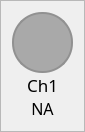
                     <widget class="QFrame" name="frame_ch1">
                      <property name="maximumSize">
                       <size>
                        <width>80</width>
                        <height>150</height>
                       </size>
                      </property>
                      <property name="styleSheet">
                       <string notr="true"/>
                      </property>
                      <property name="frameShape">
                       <enum>QFrame::StyledPanel</enum>
                      </property>
                      <property name="frameShadow">
                       <enum>QFrame::Raised</enum>
                      </property>
                      <layout class="QVBoxLayout" name="verticalLayout_7">
                       <property name="spacing">
                        <number>0</number>
                       </property>
                       <item>
                        <widget class="QFrame" name="frame_ch1_color">
                         <property name="sizePolicy">
                          <sizepolicy hsizetype="Fixed" vsizetype="Fixed">
                           <horstretch>0</horstretch>
                           <verstretch>0</verstretch>
                          </sizepolicy>
                         </property>
                         <property name="minimumSize">
                          <size>
                           <width>61</width>
                           <height>61</height>
                          </size>
                         </property>
                         <property name="maximumSize">
                          <size>
                           <width>1000</width>
                           <height>61</height>
                          </size>
                         </property>
                         <property name="sizeIncrement">
                          <size>
                           <width>1</width>
                           <height>1</height>
                          </size>
                         </property>
                         <property name="styleSheet">
                          <string notr="true">border: 2px solid rgb(145, 145, 145);
border-radius: 30px;
background-color: rgb(169, 169, 169);</string>
                         </property>
                         <property name="frameShape">
                          <enum>QFrame::StyledPanel</enum>
                         </property>
                         <property name="frameShadow">
                          <enum>QFrame::Raised</enum>
                         </property>
                        </widget>
                       </item>
                       <item>
                        <widget class="QLabel" name="label_ch1">
                         <property name="minimumSize">
                          <size>
                           <width>61</width>
                           <height>0</height>
                          </size>
                         </property>
                         <property name="maximumSize">
                          <size>
                           <width>16777215</width>
                           <height>30</height>
                          </size>
                         </property>
                         <property name="font">
                          <font>
                           <family>DM Sans</family>
                           <pointsize>13</pointsize>
                           <weight>50</weight>
                           <italic>false</italic>
                           <bold>false</bold>
                          </font>
                         </property>
                         <property name="text">
                          <string>Ch1</string>
                         </property>
                         <property name="alignment">
                          <set>Qt::AlignCenter</set>
                         </property>
                        </widget>
                       </item>
                       <item>
                        <widget class="QLabel" name="label_ch1_value">
                         <property name="minimumSize">
                          <size>
                           <width>61</width>
                           <height>0</height>
                          </size>
                         </property>
                         <property name="maximumSize">
                          <size>
                           <width>16777215</width>
                           <height>30</height>
                          </size>
                         </property>
                         <property name="font">
                          <font>
                           <family>DM Sans</family>
                           <pointsize>12</pointsize>
                           <weight>50</weight>
                           <italic>false</italic>
                           <bold>false</bold>
                          </font>
                         </property>
                         <property name="styleSheet">
                          <string notr="true">font:12pt</string>
                         </property>
                         <property name="text">
                          <string>NA</string>
                         </property>
                         <property name="alignment">
                          <set>Qt::AlignCenter</set>
                         </property>
                        </widget>
                       </item>
                      </layout>
                     </widget>
